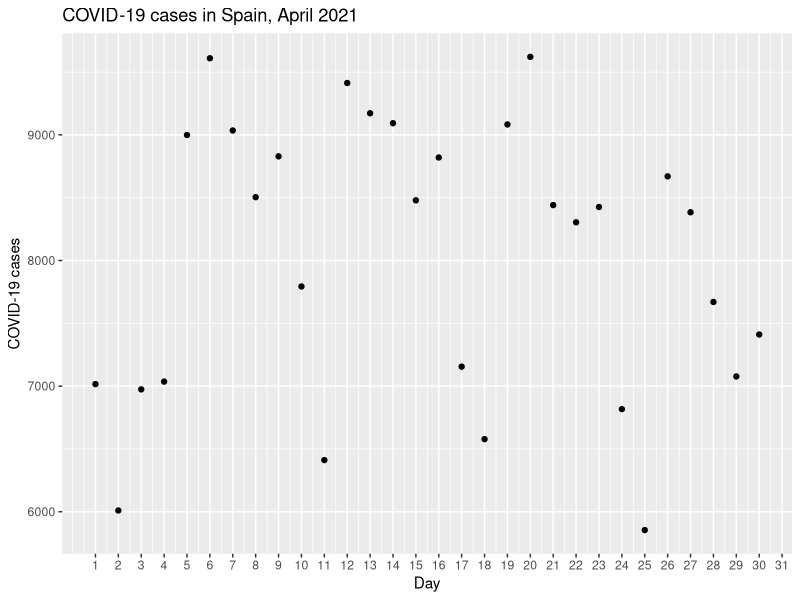
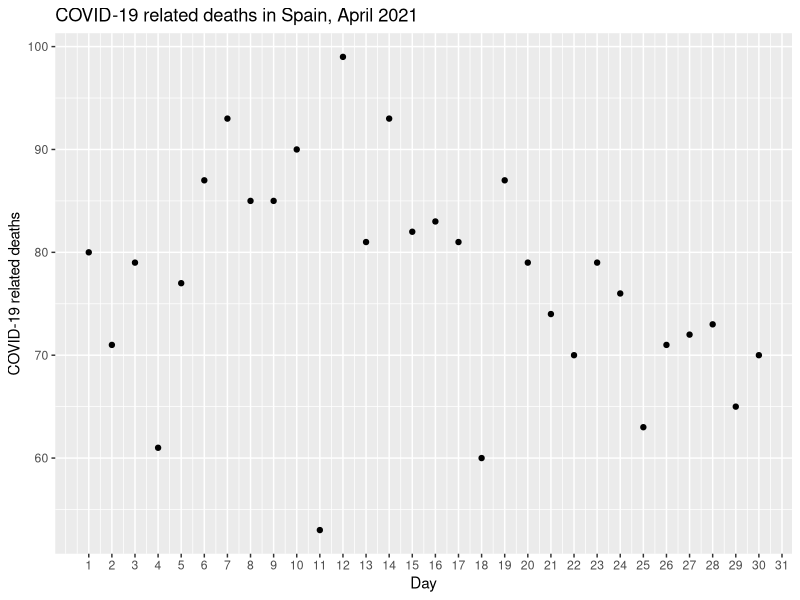

Source code (R) for these figures, in order:
## ---- chunk 1
library(tidyverse)
library(here)
library(ggplot2)
## ---- chunk 2
covid19_data <- read_csv(here::here("Data/Data_raw/covid19_data.csv"))
## ---- chunk 3
covid19_data <- covid19_data %>% mutate(month = month.name[as.numeric(month)])
#country <- params$country
#year <- params$year
#months <- params$month
parameters <- list()
parameters$country <- "Spain"
parameters$year <- 2021
parameters$month <- "April"
covid19_data_filtered <- covid19_data %>% filter(year %in% parameters$year, 
                                                 countriesAndTerritories %in% parameters$country, 
                                                 month %in% parameters$month)
## ---- chunk 4
covid19_data %>% group_by(day, month, year) %>% 
  filter(countriesAndTerritories == parameters$country & 
         year == parameters$year & 
         month == parameters$month) %>%
  ggplot(aes(x = day, y = cases)) +
  geom_point() +
  scale_x_continuous(breaks = seq(1, 31, 1)) +
  labs(title = paste0("COVID-19 cases in ", parameters$country, ", ", parameters$month, " ", parameters$year),
       x = "Day",
       y = "COVID-19 cases")
## ---- chunk 5
covid19_data %>% group_by(day, month, year) %>% 
  filter(countriesAndTerritories == parameters$country & 
         year == parameters$year & 
         month == parameters$month) %>%
  ggplot(aes(x = day, y = deaths)) +
  geom_point() +
  scale_x_continuous(breaks = seq(1, 31, 1)) +
  labs(title = paste0("COVID-19 related deaths in ", parameters$country, ", ", parameters$month, " ", parameters$year),
       x = "Day" ,
       y = "COVID-19 related deaths")
